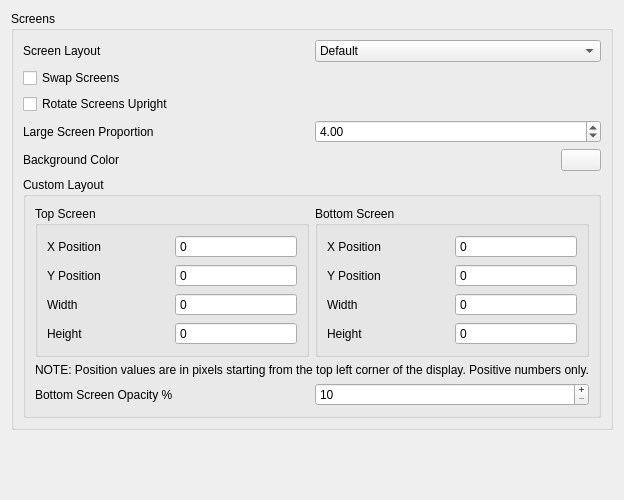
<?xml version="1.0" encoding="UTF-8"?>
<ui version="4.0">
 <class>ConfigureLayout</class>
 <widget class="QWidget" name="ConfigureLayout">
  <property name="geometry">
   <rect>
    <x>0</x>
    <y>0</y>
    <width>440</width>
    <height>500</height>
   </rect>
  </property>
  <property name="minimumSize">
   <size>
    <width>0</width>
    <height>0</height>
   </size>
  </property>
  <property name="windowTitle">
   <string>Form</string>
  </property>
  <layout class="QVBoxLayout" name="verticalLayout_2">
   <item>
    <widget class="QGroupBox" name="layout_group">
     <property name="title">
      <string>Screens</string>
     </property>
     <layout class="QVBoxLayout" name="verticalLayout_3">
      <item>
       <widget class="QWidget" name="widget_layout" native="true">
        <layout class="QHBoxLayout" name="screen_layout_group">
         <property name="leftMargin">
          <number>0</number>
         </property>
         <property name="topMargin">
          <number>0</number>
         </property>
         <property name="rightMargin">
          <number>0</number>
         </property>
         <property name="bottomMargin">
          <number>0</number>
         </property>
         <item>
          <widget class="QLabel" name="layout_label">
           <property name="text">
            <string>Screen Layout</string>
           </property>
          </widget>
         </item>
         <item>
          <widget class="QComboBox" name="layout_combobox">
           <item>
            <property name="text">
             <string>Default</string>
            </property>
           </item>
           <item>
            <property name="text">
             <string>Single Screen</string>
            </property>
           </item>
           <item>
            <property name="text">
             <string>Large Screen</string>
            </property>
           </item>
           <item>
            <property name="text">
             <string>Side by Side</string>
            </property>
           </item>
           <item>
            <property name="text">
             <string>Separate Windows</string>
            </property>
           </item>
           <item>
            <property name="text">
             <string>Hybrid Screen</string>
            </property>
           </item>
           <item>
            <property name="text">
             <string>Custom Layout</string>
            </property>
           </item>
          </widget>
         </item>
        </layout>
       </widget>
      </item>
      <item>
       <widget class="QCheckBox" name="toggle_swap_screen">
        <property name="text">
         <string>Swap Screens</string>
        </property>
       </widget>
      </item>
      <item>
       <widget class="QCheckBox" name="toggle_upright_screen">
        <property name="text">
         <string>Rotate Screens Upright</string>
        </property>
       </widget>
      </item>
      <item>
       <widget class="QWidget" name="widget" native="true">
        <layout class="QHBoxLayout" name="proportion_layout">
         <property name="leftMargin">
          <number>0</number>
         </property>
         <property name="topMargin">
          <number>0</number>
         </property>
         <property name="rightMargin">
          <number>0</number>
         </property>
         <property name="bottomMargin">
          <number>0</number>
         </property>
         <item>
          <widget class="QLabel" name="label_3">
           <property name="text">
            <string>Large Screen Proportion</string>
           </property>
          </widget>
         </item>
         <item>
          <widget class="QDoubleSpinBox" name="large_screen_proportion">
           <property name="minimum">
            <double>1.000000000000000</double>
           </property>
           <property name="maximum">
            <double>16.000000000000000</double>
           </property>
           <property name="value">
            <double>4.000000000000000</double>
           </property>
          </widget>
         </item>
        </layout>
       </widget>
      </item>
      <item>
       <widget class="QWidget" name="bg_color_group" native="true">
        <layout class="QHBoxLayout" name="bg_color_group_2">
         <property name="leftMargin">
          <number>0</number>
         </property>
         <property name="topMargin">
          <number>0</number>
         </property>
         <property name="rightMargin">
          <number>0</number>
         </property>
         <property name="bottomMargin">
          <number>0</number>
         </property>
         <item>
          <widget class="QLabel" name="bg_label">
           <property name="text">
            <string>Background Color</string>
           </property>
          </widget>
         </item>
         <item>
          <widget class="QPushButton" name="bg_button">
           <property name="maximumSize">
            <size>
             <width>40</width>
             <height>16777215</height>
            </size>
           </property>
          </widget>
         </item>
        </layout>
       </widget>
      </item>
      <item>
       <widget class="QGroupBox" name="custom_layout_group">
        <property name="minimumSize">
         <size>
          <width>0</width>
          <height>0</height>
         </size>
        </property>
        <property name="title">
         <string>Custom Layout</string>
        </property>
        <layout class="QVBoxLayout" name="verticalLayout_5">
         <item>
          <layout class="QHBoxLayout" name="horizontalLayout_4">
           <item>
            <widget class="QGroupBox" name="gb_top_screen">
             <property name="title">
              <string>Top Screen</string>
             </property>
             <layout class="QGridLayout" name="gridLayout_2">
              <item row="0" column="0">
               <widget class="QLabel" name="lb_top_x">
                <property name="text">
                 <string>X Position</string>
                </property>
               </widget>
              </item>
              <item row="0" column="1">
               <widget class="QSpinBox" name="custom_top_x">
                <property name="buttonSymbols">
                 <enum>QAbstractSpinBox::NoButtons</enum>
                </property>
                <property name="maximum">
                 <number>2147483647</number>
                </property>
               </widget>
              </item>
              <item row="1" column="0">
               <widget class="QLabel" name="lb_top_y">
                <property name="text">
                 <string>Y Position</string>
                </property>
               </widget>
              </item>
              <item row="1" column="1">
               <widget class="QSpinBox" name="custom_top_y">
                <property name="buttonSymbols">
                 <enum>QAbstractSpinBox::NoButtons</enum>
                </property>
                <property name="maximum">
                 <number>2147483647</number>
                </property>
               </widget>
              </item>
              <item row="2" column="0">
               <widget class="QLabel" name="lb_top_width">
                <property name="text">
                 <string>Width</string>
                </property>
               </widget>
              </item>
              <item row="2" column="1">
               <widget class="QSpinBox" name="custom_top_width">
                <property name="buttonSymbols">
                 <enum>QAbstractSpinBox::NoButtons</enum>
                </property>
                <property name="maximum">
                 <number>2147483647</number>
                </property>
               </widget>
              </item>
              <item row="3" column="0">
               <widget class="QLabel" name="lb_top_height">
                <property name="text">
                 <string>Height</string>
                </property>
               </widget>
              </item>
              <item row="3" column="1">
               <widget class="QSpinBox" name="custom_top_height">
                <property name="buttonSymbols">
                 <enum>QAbstractSpinBox::NoButtons</enum>
                </property>
                <property name="maximum">
                 <number>2147483647</number>
                </property>
               </widget>
              </item>
             </layout>
            </widget>
           </item>
           <item>
            <widget class="QGroupBox" name="gb_bottom_screen">
             <property name="minimumSize">
              <size>
               <width>0</width>
               <height>0</height>
              </size>
             </property>
             <property name="title">
              <string>Bottom Screen</string>
             </property>
             <layout class="QGridLayout" name="gridLayout">
              <item row="0" column="0">
               <widget class="QLabel" name="lb_bottom_x">
                <property name="text">
                 <string>X Position</string>
                </property>
               </widget>
              </item>
              <item row="0" column="1">
               <widget class="QSpinBox" name="custom_bottom_x">
                <property name="buttonSymbols">
                 <enum>QAbstractSpinBox::NoButtons</enum>
                </property>
                <property name="maximum">
                 <number>2147483647</number>
                </property>
               </widget>
              </item>
              <item row="1" column="0">
               <widget class="QLabel" name="lb_bottom_y">
                <property name="text">
                 <string>Y Position</string>
                </property>
               </widget>
              </item>
              <item row="1" column="1">
               <widget class="QSpinBox" name="custom_bottom_y">
                <property name="buttonSymbols">
                 <enum>QAbstractSpinBox::NoButtons</enum>
                </property>
                <property name="maximum">
                 <number>2147483647</number>
                </property>
               </widget>
              </item>
              <item row="2" column="0">
               <widget class="QLabel" name="lb_bottom_width">
                <property name="text">
                 <string>Width</string>
                </property>
               </widget>
              </item>
              <item row="2" column="1">
               <widget class="QSpinBox" name="custom_bottom_width">
                <property name="buttonSymbols">
                 <enum>QAbstractSpinBox::NoButtons</enum>
                </property>
                <property name="maximum">
                 <number>2147483647</number>
                </property>
               </widget>
              </item>
              <item row="3" column="0">
               <widget class="QLabel" name="lb_bottom_height">
                <property name="text">
                 <string>Height</string>
                </property>
               </widget>
              </item>
              <item row="3" column="1">
               <widget class="QSpinBox" name="custom_bottom_height">
                <property name="buttonSymbols">
                 <enum>QAbstractSpinBox::NoButtons</enum>
                </property>
                <property name="maximum">
                 <number>2147483647</number>
                </property>
               </widget>
              </item>
             </layout>
            </widget>
           </item>
          </layout>
         </item>
         <item>
          <layout class="QHBoxLayout" name="horizontalLayout_2">
           <item>
            <widget class="QLabel" name="label_2">
             <property name="text">
              <string>&lt;html&gt;&lt;head/&gt;&lt;body&gt;&lt;p&gt;NOTE: Position values are in pixels starting from the top left corner of the display. Positive numbers only.&lt;/p&gt;&lt;/body&gt;&lt;/html&gt;</string>
             </property>
            </widget>
           </item>
          </layout>
         </item>
         <item>
          <layout class="QHBoxLayout" name="horizontalLayout_3">
           <item>
            <widget class="QLabel" name="lb_opacity_second_layer">
             <property name="text">
              <string>Bottom Screen Opacity %</string>
             </property>
            </widget>
           </item>
           <item>
            <widget class="QSpinBox" name="new_custom_second_layer_opacity">
             <property name="buttonSymbols">
              <enum>QAbstractSpinBox::PlusMinus</enum>
             </property>
             <property name="minimum">
              <number>10</number>
             </property>
             <property name="maximum">
              <number>100</number>
             </property>
            </widget>
           </item>
          </layout>
         </item>
        </layout>
       </widget>
      </item>
     </layout>
    </widget>
   </item>
   <item>
    <spacer name="verticalSpacer">
     <property name="orientation">
      <enum>Qt::Vertical</enum>
     </property>
     <property name="sizeHint" stdset="0">
      <size>
       <width>20</width>
       <height>270</height>
      </size>
     </property>
    </spacer>
   </item>
  </layout>
 </widget>
 <tabstops>
  <tabstop>layout_combobox</tabstop>
  <tabstop>toggle_swap_screen</tabstop>
  <tabstop>toggle_upright_screen</tabstop>
  <tabstop>large_screen_proportion</tabstop>
  <tabstop>bg_button</tabstop>
 </tabstops>
 <resources/>
 <connections/>
</ui>
